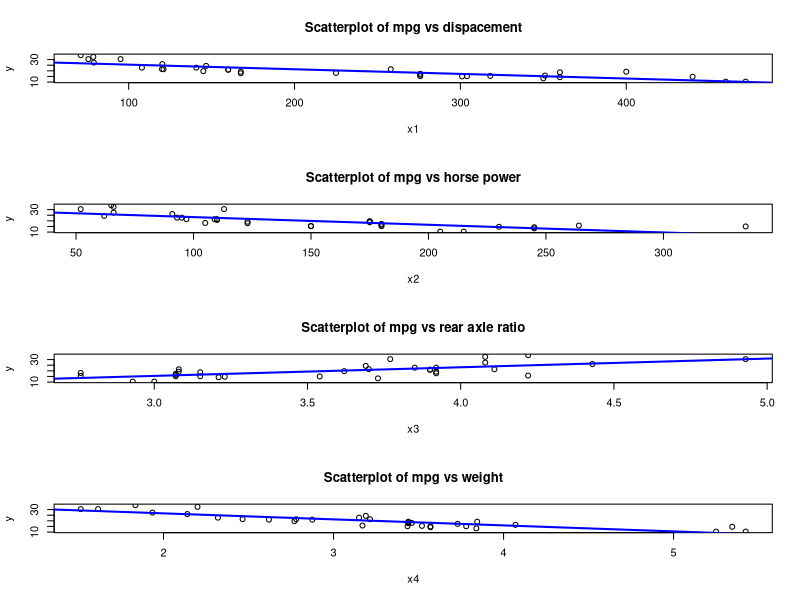
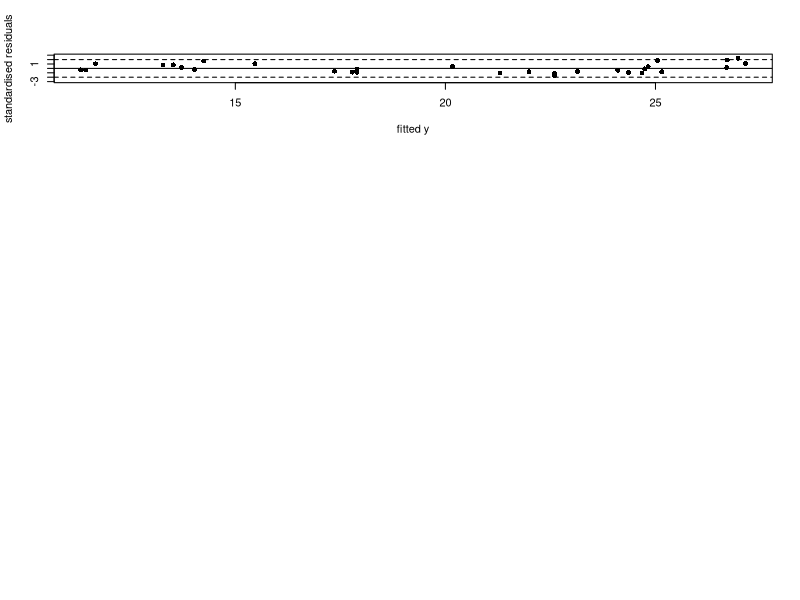

Write the R code that produced these figures, in order.
###### HOMEWORK 317 Q4##################
#a) import mtcars data from R library 
data("mtcars")

#List characteristics of the data frame 
head(mtcars)
mtcars

nrow(mtcars) #number of rows 
ncol(mtcars) #number of columns 
#also:
dim(mtcars) #rows, columns 
length(as.matrix(mtcars)) #numbers of observations 
names(mtcars) #column variable names 
class(mtcars)
attributes(mtcars)
mean(mtcars$mpg) #mean of mpg variable 
sd(mtcars$mpg) #SD of mpg variable 
min(mtcars$mpg) #min value mpg 
max(mtcars$mpg) #max value of mpg 
mean(mtcars$cyl) #mean of cyl variable 
sd(mtcars$cyl) #SD of cyl variable 
min(mtcars$cyl) #min value cyl 
max(mtcars$cyl) #max value of cyl 
mean(mtcars$disp) #mean of disp variable 
sd(mtcars$disp) #SD of disp variable 
min(mtcars$disp) #min value disp 
max(mtcars$disp) #max value of disp 
mean(mtcars$hp) #mean of hp variable 
sd(mtcars$hp) #SD of hp variable 
min(mtcars$hp) #min value hp 
max(mtcars$hp) #max value of hp mean(mtcars$hp) #mean of hp variable 
mean(mtcars$drat) #mean of drat variable
sd(mtcars$drat) #SD of drat variable 
min(mtcars$drat) #min value drat
max(mtcars$drat) #max value drat 
mean(mtcars$wt) #mean of wt variable
sd(mtcars$wt) #SD of wt variable 
min(mtcars$wt) #min value wt
max(mtcars$wt) #max value  wt 
mean(mtcars$qsec) #mean of qsec variable
sd(mtcars$qsec) #SD of qsec variable 
min(mtcars$qsec) #min value qsec
max(mtcars$qsec) #max value  qsec
mean(mtcars$vs) #mean of vs variable
sd(mtcars$vs) #SD of vs variable 
min(mtcars$vs) #min value vs
max(mtcars$vs) #max value vs
mean(mtcars$am) #mean of am variable
sd(mtcars$am) #SD of am variable 
min(mtcars$am) #min value am
max(mtcars$am) #max value am
mean(mtcars$gear) #mean of gear variable
sd(mtcars$gear) #SD of gear variable 
min(mtcars$gear) #min value gear
max(mtcars$gear) #max value gear
mean(mtcars$carb) #mean of carb variable
sd(mtcars$carb) #SD of carb variable 
min(mtcars$carb) #min value carb
max(mtcars$carb) #max value carb

y <- mtcars$mpg #set y variable to mpg

x1 <- mtcars$disp #set x1 variable to displacement 

x2 <- mtcars$hp #set x2 to horse power

x3 <- mtcars$drat #set x3 to rear axle ratio

x4 <- mtcars$wt #set x4 to weight 

###### create scatter plots of each explanatory variable against the response variable to visualize relationship ###
par(mfrow=c(4,1))

plot1 <- plot(x1,y, main ="Scatterplot of mpg vs dispacement")
abline(lm(y~x1), col="blue", lwd=2)

plot2 <- plot(x2,y, main ="Scatterplot of mpg vs horse power")
abline(lm(y~x2), col="blue", lwd=2)

plot3 <- plot(x3,y, main ="Scatterplot of mpg vs rear axle ratio")
abline(lm(y~x3), col="blue", lwd=2)

plot4 <- plot(x4,y, main ="Scatterplot of mpg vs weight")
abline(lm(y~x4), col="blue", lwd=2)

#### I will now create the first linear model containing mpg and horsepower###
lmodel1 <- lm(y~x1+x2)
summary(lmodel1)

#### I will now create the second linear model containing the additional explanatory variables drat and wt ##### 
lmodel2 <- lm(y~x1+x2+x3+x4)
summary(lmodel2)

## Intercept of multivariate model1
B0 <- lmodel1$coefficients[1]
B0

## B1 of model1
B1 <- lmodel1$coefficients[2]
B1

B2 <- lmodel1$coefficients[3]
B2

## Find the fitted values of out Y variable 
model1_fitted_y <- lmodel1$fitted.values
model1_fitted_y

## Find the residuals of out model, that being the distances between the predicted y and observed y;
model1_residuals <-lmodel1$residuals
model1_residuals

model1_residuals_sqrd <- model1_residuals**2
model1_residuals_sqrd

model1_SSR <- sum(model1_residuals_sqrd)
model1_SSR

std_res_model1 <- rstandard(lmodel1)
std_res_model1

plot(model1_fitted_y, std_res_model1, pch=16, ylim=c(-3,3),xlab="fitted y", ylab="standardised residuals")
abline(h=0)
abline(h=-2, lty=2)
abline(h=2, lty=2)

anova(lmodel1, lmodel2)

qf(2, 27, p=0.95)
